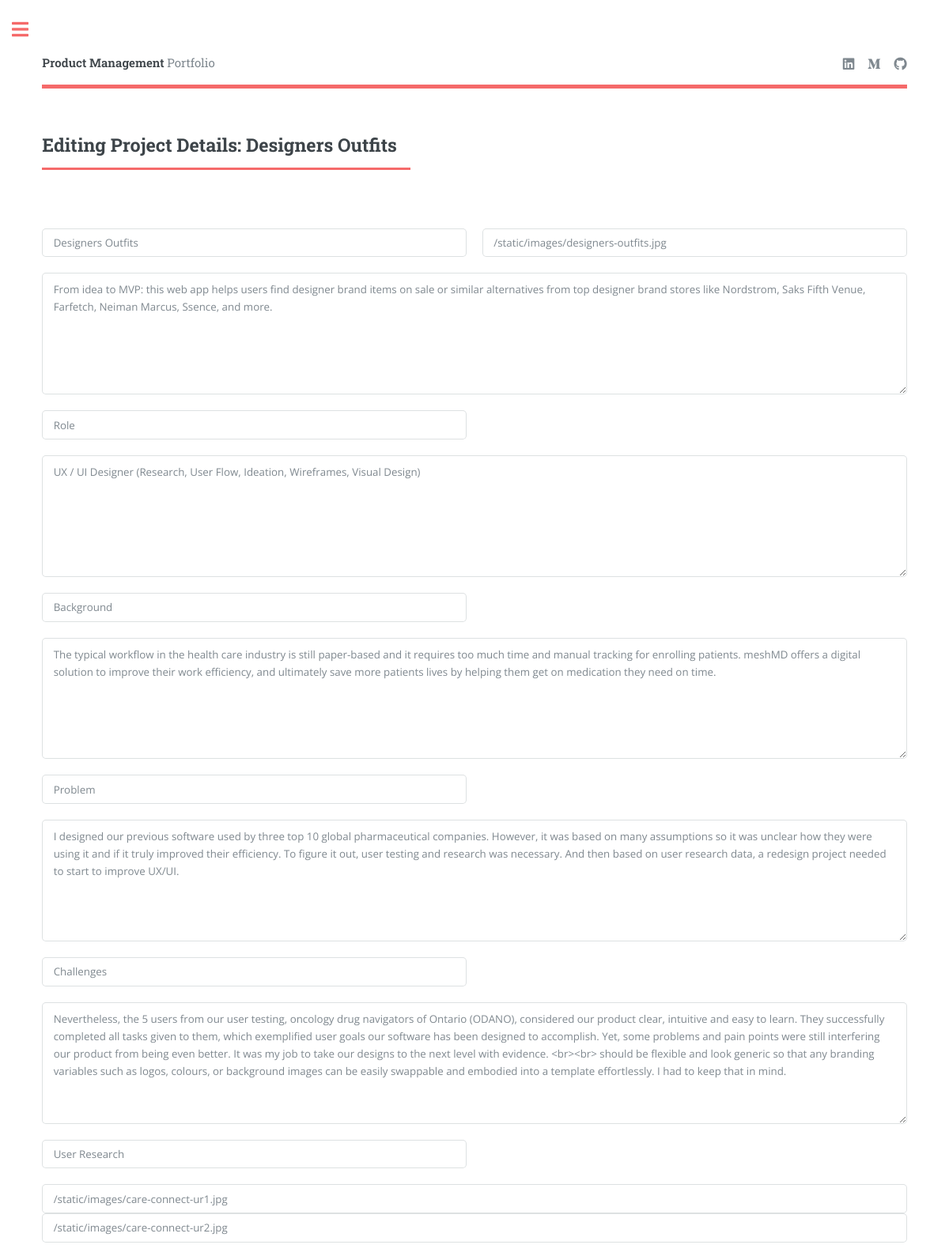
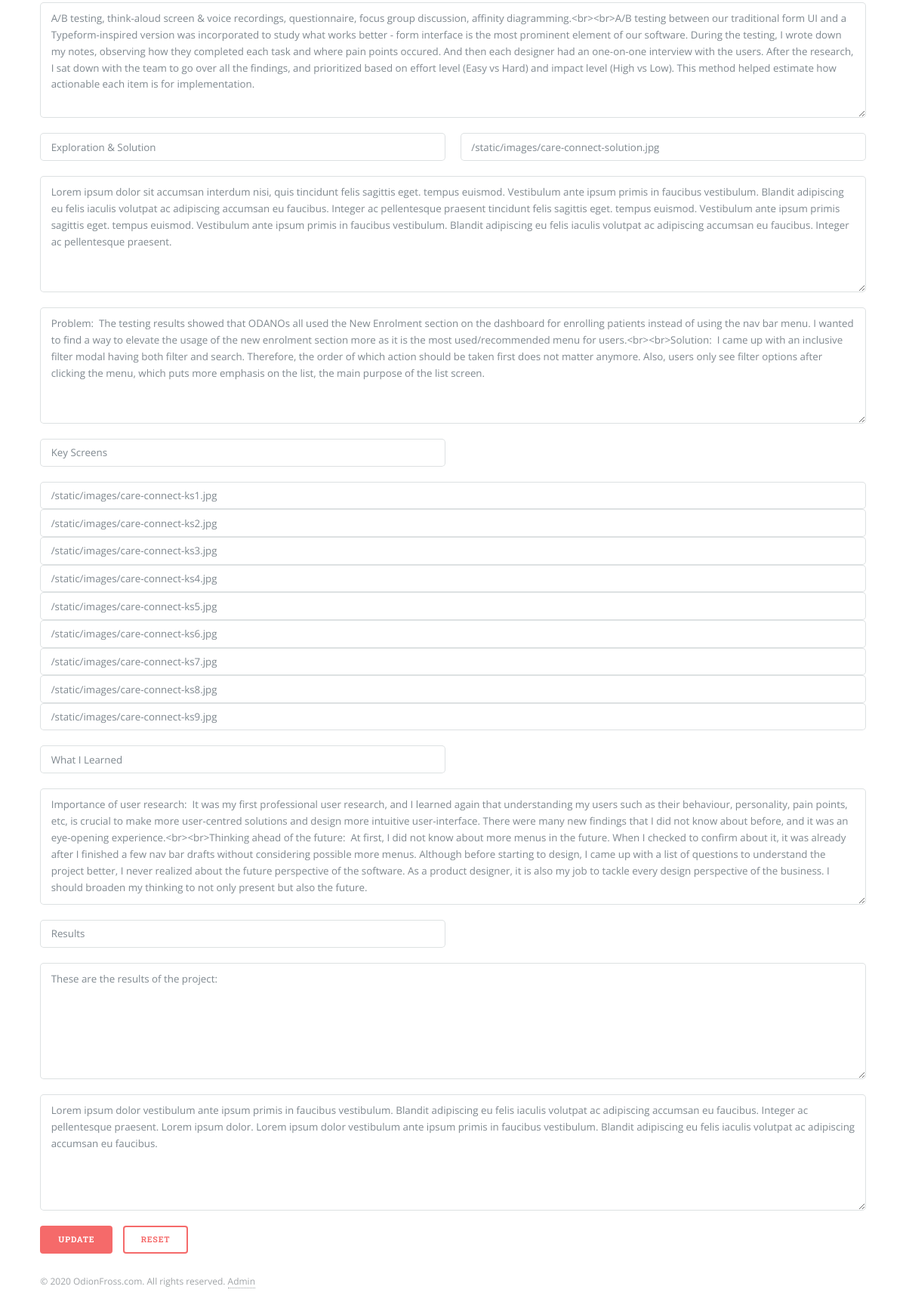
/edit_project/2, run on the app's committed database (2 pictures, top to bottom).
### odionfross/models.py (models this page shows)
class Project(models.Model):
    project_name = models.CharField(max_length=255)
    project_main_img = models.CharField(max_length=255)
    short_desc = models.TextField()
    role_heading = models.CharField(max_length=255)
    role_desc = models.TextField()
    background_heading = models.CharField(max_length=255)
    background_desc = models.TextField()
    problem_heading = models.CharField(max_length=255)
    problem_desc = models.TextField()
    challenges_heading = models.CharField(max_length=255)
    challenges_desc = models.TextField()
    user_research_heading = models.CharField(max_length=255)
    user_research_img1 = models.CharField(max_length=255)
    user_research_img2 = models.CharField(max_length=255)
    user_research_desc = models.TextField()
    solution_heading = models.CharField(max_length=255)
    solution_img = models.CharField(max_length=255)
    solution_desc1 = models.TextField()
    solution_desc2 = models.TextField()
    key_screen_heading = models.CharField(max_length=255)
    key_screen_img1 = models.CharField(max_length=255)
    key_screen_img2 = models.CharField(max_length=255)
    key_screen_img3 = models.CharField(max_length=255)
    key_screen_img4 = models.CharField(max_length=255)
    key_screen_img5 = models.CharField(max_length=255)
    key_screen_img6 = models.CharField(max_length=255)
    key_screen_img7 = models.CharField(max_length=255)
    key_screen_img8 = models.CharField(max_length=255)
    key_screen_img9 = models.CharField(max_length=255)
    learned_heading = models.CharField(max_length=255)
    learned_desc = models.TextField()
    results_heading = models.CharField(max_length=255)
    results_desc = models.TextField()
    results_data = models.TextField()
    created_at = models.DateTimeField(auto_now_add=True)
    updated_at = models.DateTimeField(auto_now=True)

### odionfross/views.py (the view, shortened to what this page needs)
# urls.py: path('edit_project/<int:id>', views.edit_project),
def edit_project(request, id):
    context = {
        'one_project': Project.objects.get(id=id)
    }
    return render (request, "edit_project.html", context)

### odionfross/templates/edit_project.html (shortened to what this page needs)
<!DOCTYPE HTML>
<html>
	<head>
		<link rel="stylesheet" href="/static/css/main.css" />
	</head>
	<body class="is-preload">
			<div id="wrapper">
					<div id="main">
						<div class="inner">
							<header id="header">
								<a href="/" class="logo"><strong>Product Management</strong> Portfolio</a>
								<ul class="icons">
									<li><a href="https://www.linkedin.com/in/odionfross/" target="_blank" class="icon brands fa-linkedin"><span class="label">LinkedIn</span></a></li>
									<li><a href="https://medium.com/@odionfross" target="_blank" class="icon brands fa-medium-m"><span class="label">Medium</span></a></li>
									<li><a href="https://github.com/odionfross" target="_blank" class="icon brands fa-github"><span class="label">Github</span></a></li>
								</ul>
							</header>
							<section>
								<header class="major">
									<h2>Editing Project Details: {{one_project.project_name}}</h2>
								</header>
							</section>
							<form method="post" action="/edit_project/{{one_project.id}}">
								<div class="row gtr-uniform">
									<div class="col-6 col-12-xsmall">
										<input type="text" name="project_name" id="demo-name" value="{{one_project.project_name}}" />
									</div>
									<div class="col-6 col-12-xsmall">
										<input type="text" name="project_main_img" id="demo-name" value="{{one_project.project_main_img}}" />
									</div>
									<div class="col-12">
										<textarea name="short_desc" id="demo-message" rows="6">{{one_project.short_desc}}</textarea>
									</div>
									<div class="col-6 col-12-xsmall">
										<input type="text" name="role_heading" id="demo-name" value="{{one_project.role_heading}}" />
									</div>
									<div class="col-12">
										<textarea name="role_desc" id="demo-message" rows="6">{{one_project.role_desc}}</textarea>
									</div>
									<div class="col-6 col-12-xsmall">
										<input type="text" name="background_heading" id="demo-name" value="{{one_project.background_heading}}" />
									</div>
									<div class="col-12">
										<textarea name="background_desc" id="demo-message" rows="6">{{one_project.background_desc}}</textarea>
									</div>
									<div class="col-6 col-12-xsmall">
										<input type="text" name="problem_heading" id="demo-name" value="{{one_project.problem_heading}}" />
									</div>
									<div class="col-12">
										<textarea name="problem_desc" id="demo-message" rows="6">{{one_project.problem_desc}}</textarea>
									</div>
									<div class="col-6 col-12-xsmall">
										<input type="text" name="challenges_heading" id="demo-name" value="{{one_project.challenges_heading}}" />
									</div>
									<div class="col-12">
										<textarea name="challenges_desc" id="demo-message" rows="6">{{one_project.challenges_desc}}</textarea>
									</div>
									<div class="col-6 col-12-xsmall">
										<input type="text" name="user_research_heading" id="demo-name" value="{{one_project.user_research_heading}}" />
									</div>
									<div class="col-12 col-12-xsmall">
										<input type="text" name="user_research_img1" id="demo-name" value="{{one_project.user_research_img1}}" />
										<input type="text" name="user_research_img2" id="demo-name" value="{{one_project.user_research_img2}}" />
									</div>
									<div class="col-12">
										<textarea name="user_research_desc" id="demo-message" rows="6">{{one_project.user_research_desc}}</textarea>
									</div>
									<div class="col-6 col-12-xsmall">
										<input type="text" name="solution_heading" id="demo-name" value="{{one_project.solution_heading}}" />
									</div>
									<div class="col-6 col-12-xsmall">
										<input type="text" name="solution_img" id="demo-name" value="{{one_project.solution_img}}" />
									</div>
									<div class="col-12">
										<textarea name="solution_desc1" id="demo-message" rows="6">{{one_project.solution_desc1}}</textarea>
									</div>
									<div class="col-12">
										<textarea name="solution_desc2" id="demo-message" rows="6">{{one_project.solution_desc2}}</textarea>
									</div>
									<div class="col-6 col-12-xsmall">
										<input type="text" name="key_screen_heading" id="demo-name" value="{{one_project.key_screen_heading}}" />
									</div>
									<div class="col-12 col-12-xsmall">
										<input type="text" name="key_screen_img1" id="demo-name" value="{{one_project.key_screen_img1}}" />
										<input type="text" name="key_screen_img2" id="demo-name" value="{{one_project.key_screen_img2}}" />
										<input type="text" name="key_screen_img3" id="demo-name" value="{{one_project.key_screen_img3}}" />
										<input type="text" name="key_screen_img4" id="demo-name" value="{{one_project.key_screen_img4}}" />
										<input type="text" name="key_screen_img5" id="demo-name" value="{{one_project.key_screen_img5}}" />
										<input type="text" name="key_screen_img6" id="demo-name" value="{{one_project.key_screen_img6}}" />
										<input type="text" name="key_screen_img7" id="demo-name" value="{{one_project.key_screen_img7}}" />
										<input type="text" name="key_screen_img8" id="demo-name" value="{{one_project.key_screen_img8}}" />
										<input type="text" name="key_screen_img9" id="demo-name" value="{{one_project.key_screen_img9}}" />
									</div>
									<div class="col-6 col-12-xsmall">
										<input type="text" name="learned_heading" id="demo-name" value="{{one_project.learned_heading}}" />
									</div>
									<div class="col-12">
										<textarea name="learned_desc" id="demo-message" rows="6">{{one_project.learned_desc}}</textarea>
									</div>
									<div class="col-6 col-12-xsmall">
										<input type="text" name="results_heading" id="demo-name" value="{{one_project.results_heading}}" />
									</div>
									<div class="col-12">
										<textarea name="results_desc" id="demo-message" rows="6">{{one_project.results_desc}}</textarea>
									</div>
									<div class="col-12">
										<textarea name="results_data" id="demo-message" rows="6">{{one_project.results_data}}</textarea>
									</div>
								<div class="col-12">
									<ul class="actions">
										<li><input type="submit" value="Update" class="primary" /></li>
										<li><input type="reset" value="Reset" /></li>
									</ul>
								</div>
							</div>
						</form>
							<footer id="footer">
								<p class="copyright">&copy; 2020 OdionFross.com. All rights reserved. <a href="/admin"> Admin</a></p>
							</footer>
						</div>
					</div>
			</div>
	</body>
</html>

### data on the page
Project: project_name "Designers Outfits", project_main_img "/static/images/designers-outfits.jpg", short_desc "From idea to MVP: this web app helps users find designer brand items on sale or similar alternatives from top designer brand stores like Nordstrom, Saks Fifth Venue, Farfetch, Neiman Marcus, Ssence, and more.", role_heading "Role", role_desc "UX / UI Designer (Research, User Flow, Ideation, Wireframes, Visual Design)", background_heading "Background", background_desc "The typical workflow in the health care industry is still paper-based and it requires too much time and manual tracking for enrolling patients. meshMD offers a digital solution to improve their work efficiency, and ultimately save more patients lives by helping them get on medication they need on time.", problem_heading "Problem", problem_desc "I designed our previous software used by three top 10 global pharmaceutical companies. However, it was based on many assumptions so it was unclear how they were using it and if it truly improved their efficiency. To figure it out, user testing and research was necessary. And then based on user research data, a redesign project needed to start to improve UX/UI.", challenges_heading "Challenges", challenges_desc "Nevertheless, the 5 users from our user testing, oncology drug navigators of Ontario (ODANO), considered our product clear, intuitive and easy to learn. They successfully completed all tasks given to them, which exemplified user goals our software has been designed to accomplish. Yet, some problems and pain points were still interfering our product from being even better. It was my job to take our designs to the next level with evidence. <br><br> should be flexible and look generic so that any branding variables such as logos, colours, or background images can be easily swappable and embodied into a template effortlessly. I had to keep that in mind.", user_research_heading "User Research", user_research_img1 "/static/images/care-connect-ur1.jpg", user_research_img2 "/static/images/care-connect-ur2.jpg", user_research_desc "A/B testing, think-aloud screen & voice recordings, questionnaire, focus group discussion, affinity diagramming.<br><br>A/B testing between our traditional form UI and a Typeform-inspired version was incorporated to study what works better - form interface is the most prominent element of our software. During the testing, I wrote down my notes, observing how they completed each task and where pain points occured. And then each designer had an one-on-one interview with the users. After the research, I sat down with the team to go over all the findings, and prioritized based on effort level (Easy vs Hard) and impact level (High vs Low). This method helped estimate how actionable each item is…", solution_heading "Exploration & Solution", solution_img "/static/images/care-connect-solution.jpg", solution_desc1 "Lorem ipsum dolor sit accumsan interdum nisi, quis tincidunt felis sagittis eget. tempus euismod. Vestibulum ante ipsum primis in faucibus vestibulum. Blandit adipiscing eu felis iaculis volutpat ac adipiscing accumsan eu faucibus. Integer ac pellentesque praesent tincidunt felis sagittis eget. tempus euismod. Vestibulum ante ipsum primis sagittis eget. tempus euismod. Vestibulum ante ipsum primis in faucibus vestibulum. Blandit adipiscing eu felis iaculis volutpat ac adipiscing accumsan eu faucibus. Integer ac pellentesque praesent.", solution_desc2 "Problem: The testing results showed that ODANOs all used the New Enrolment section on the dashboard for enrolling patients instead of using the nav bar menu. I wanted to find a way to elevate the usage of the new enrolment section more as it is the most used/recommended menu for users.<br><br>Solution: I came up with an inclusive filter modal having both filter and search. Therefore, the order of which action should be taken first does not matter anymore. Also, users only see filter options after clicking the menu, which puts more emphasis on the list, the main purpose of the list screen.", key_screen_heading "Key Screens", key_screen_img1 "/static/images/care-connect-ks1.jpg", key_screen_img2 "/static/images/care-connect-ks2.jpg", key_screen_img3 "/static/images/care-connect-ks3.jpg", key_screen_img4 "/static/images/care-connect-ks4.jpg", key_screen_img5 "/static/images/care-connect-ks5.jpg", key_screen_img6 "/static/images/care-connect-ks6.jpg", key_screen_img7 "/static/images/care-connect-ks7.jpg", key_screen_img8 "/static/images/care-connect-ks8.jpg", key_screen_img9 "/static/images/care-connect-ks9.jpg", learned_heading "What I Learned", learned_desc "Importance of user research: It was my first professional user research, and I learned again that understanding my users such as their behaviour, personality, pain points, etc, is crucial to make more user-centred solutions and design more intuitive user-interface. There were many new findings that I did not know about before, and it was an eye-opening experience.<br><br>Thinking ahead of the future: At first, I did not know about more menus in the future. When I checked to confirm about it, it was already after I finished a few nav bar drafts without considering possible more menus. Although before starting to design, I came up with a list of questions to understand the project better, I…", results_heading "Results", results_desc "These are the results of the project:", results_data "Lorem ipsum dolor vestibulum ante ipsum primis in faucibus vestibulum. Blandit adipiscing eu felis iaculis volutpat ac adipiscing accumsan eu faucibus. Integer ac pellentesque praesent. Lorem ipsum dolor. Lorem ipsum dolor vestibulum ante ipsum primis in faucibus vestibulum. Blandit adipiscing eu felis iaculis volutpat ac adipiscing accumsan eu faucibus."
